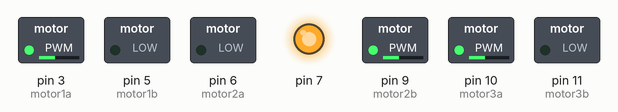
Recording of a sketch running on a simulated Arduino Uno, built with avr-gcc and run on an emulated ATmega328P. Parts: switched loads named in the sketch (green lamp = pin HIGH), output pins drawn as LEDs (lit = HIGH).

Above: at 0.1 s.
Timing chart, 0 to 1.6 s (numbered marks = the images above):
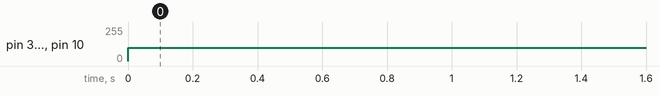

Measured:
- by itself, pin 3 (motor1a), pin 9 (motor2b), pin 10 (motor3a): 0/255 → 100/255 at 0.00 s

The sketch:

sketch_mar02a.ino
```cpp
#define motor1a 3
#define motor1b 5
#define motor2a 6
#define motor2b 9
#define motor3a 10
#define motor3b 11

int motor[] = {motor1a, motor1b, motor2a, motor2b, motor3a, motor3b};

void setup() {
  Serial.begin(9600);
  for (int i = 0; i < sizeof(motor) / 2; i++) {
    pinMode(motor[i], OUTPUT);
  }
  pinMode(7, OUTPUT);
  digitalWrite(7, HIGH);
}

void loop() {
  digitalWrite(motor1b, LOW);
  analogWrite(motor1a, 100);
  digitalWrite(motor2a, LOW);
  analogWrite(motor2b, 100);
  digitalWrite(motor3b, LOW);
  analogWrite(motor3a, 100);
}
```
